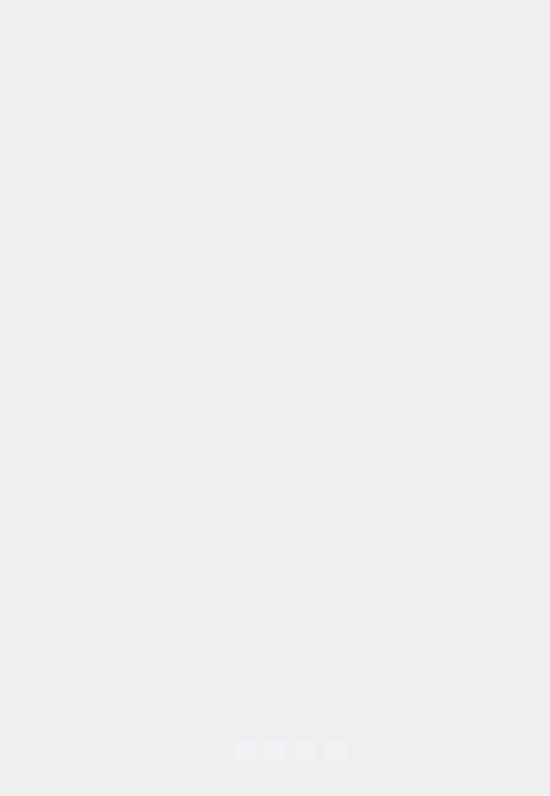
<?xml version="1.0" encoding="UTF-8"?>
<ui version="4.0">
 <class>Notation</class>
 <widget class="QMainWindow" name="Notation">
  <property name="geometry">
   <rect>
    <x>0</x>
    <y>0</y>
    <width>550</width>
    <height>796</height>
   </rect>
  </property>
  <property name="windowTitle">
   <string>MainWindow</string>
  </property>
  <widget class="QWidget" name="centralwidget">
   <widget class="QStackedWidget" name="stackedWidget">
    <property name="geometry">
     <rect>
      <x>0</x>
      <y>0</y>
      <width>550</width>
      <height>800</height>
     </rect>
    </property>
    <property name="currentIndex">
     <number>0</number>
    </property>
    <widget class="QWidget" name="page">
     <widget class="QLabel" name="label">
      <property name="geometry">
       <rect>
        <x>0</x>
        <y>0</y>
        <width>550</width>
        <height>800</height>
       </rect>
      </property>
      <property name="text">
       <string/>
      </property>
      <property name="pixmap">
       <pixmap>Слой 1.png</pixmap>
      </property>
     </widget>
     <widget class="QPushButton" name="pushButton_1_1">
      <property name="geometry">
       <rect>
        <x>235</x>
        <y>740</y>
        <width>21</width>
        <height>21</height>
       </rect>
      </property>
      <property name="styleSheet">
       <string notr="true">background-color:#F0F2F6;
border-radius: 5px;</string>
      </property>
      <property name="text">
       <string/>
      </property>
      <property name="icon">
       <iconset>
        <normaloff>Слой 2.png</normaloff>Слой 2.png</iconset>
      </property>
     </widget>
     <widget class="QPushButton" name="pushButton_1_2">
      <property name="geometry">
       <rect>
        <x>265</x>
        <y>740</y>
        <width>21</width>
        <height>21</height>
       </rect>
      </property>
      <property name="styleSheet">
       <string notr="true">background-color:#F0F2F6;
border-radius: 5px;</string>
      </property>
      <property name="text">
       <string/>
      </property>
      <property name="icon">
       <iconset>
        <normaloff>Слой 3.png</normaloff>Слой 3.png</iconset>
      </property>
     </widget>
     <widget class="QPushButton" name="pushButton_1_3">
      <property name="geometry">
       <rect>
        <x>295</x>
        <y>740</y>
        <width>21</width>
        <height>21</height>
       </rect>
      </property>
      <property name="styleSheet">
       <string notr="true">background-color:#F0F2F6;
border-radius: 5px;</string>
      </property>
      <property name="text">
       <string/>
      </property>
      <property name="icon">
       <iconset>
        <normaloff>Слой 3.png</normaloff>Слой 3.png</iconset>
      </property>
     </widget>
     <widget class="QPushButton" name="pushButton_1_4">
      <property name="geometry">
       <rect>
        <x>325</x>
        <y>740</y>
        <width>21</width>
        <height>21</height>
       </rect>
      </property>
      <property name="styleSheet">
       <string notr="true">background-color:#F0F2F6;
border-radius: 5px;</string>
      </property>
      <property name="text">
       <string/>
      </property>
      <property name="icon">
       <iconset>
        <normaloff>Слой 3.png</normaloff>Слой 3.png</iconset>
      </property>
     </widget>
    </widget>
    <widget class="QWidget" name="page_2">
     <widget class="QLabel" name="label_2">
      <property name="geometry">
       <rect>
        <x>0</x>
        <y>0</y>
        <width>550</width>
        <height>1921</height>
       </rect>
      </property>
      <property name="text">
       <string/>
      </property>
      <property name="pixmap">
       <pixmap>Слой 5.png</pixmap>
      </property>
     </widget>
     <widget class="QLineEdit" name="lineEdit_original_number_system">
      <property name="geometry">
       <rect>
        <x>340</x>
        <y>410</y>
        <width>151</width>
        <height>41</height>
       </rect>
      </property>
      <property name="font">
       <font>
        <pointsize>12</pointsize>
       </font>
      </property>
      <property name="alignment">
       <set>Qt::AlignCenter</set>
      </property>
     </widget>
     <widget class="QLineEdit" name="lineEdit_number">
      <property name="geometry">
       <rect>
        <x>60</x>
        <y>410</y>
        <width>151</width>
        <height>41</height>
       </rect>
      </property>
      <property name="font">
       <font>
        <pointsize>12</pointsize>
       </font>
      </property>
      <property name="layoutDirection">
       <enum>Qt::LeftToRight</enum>
      </property>
      <property name="styleSheet">
       <string notr="true"/>
      </property>
      <property name="alignment">
       <set>Qt::AlignCenter</set>
      </property>
     </widget>
     <widget class="QLineEdit" name="lineEdit_number_system_is_finite">
      <property name="geometry">
       <rect>
        <x>200</x>
        <y>570</y>
        <width>151</width>
        <height>41</height>
       </rect>
      </property>
      <property name="font">
       <font>
        <pointsize>12</pointsize>
       </font>
      </property>
      <property name="alignment">
       <set>Qt::AlignCenter</set>
      </property>
     </widget>
     <widget class="QPushButton" name="pushButton_2_2">
      <property name="geometry">
       <rect>
        <x>265</x>
        <y>740</y>
        <width>21</width>
        <height>21</height>
       </rect>
      </property>
      <property name="styleSheet">
       <string notr="true">background-color:#F0F2F6;
border-radius: 5px;</string>
      </property>
      <property name="text">
       <string/>
      </property>
      <property name="icon">
       <iconset>
        <normaloff>Слой 2.png</normaloff>Слой 2.png</iconset>
      </property>
     </widget>
     <widget class="QPushButton" name="pushButton_2_1">
      <property name="geometry">
       <rect>
        <x>235</x>
        <y>740</y>
        <width>21</width>
        <height>21</height>
       </rect>
      </property>
      <property name="styleSheet">
       <string notr="true">background-color:#F0F2F6;
border-radius: 5px;</string>
      </property>
      <property name="text">
       <string/>
      </property>
      <property name="icon">
       <iconset>
        <normaloff>Слой 3.png</normaloff>Слой 3.png</iconset>
      </property>
     </widget>
     <widget class="QPushButton" name="pushButton_2_3">
      <property name="geometry">
       <rect>
        <x>295</x>
        <y>740</y>
        <width>21</width>
        <height>21</height>
       </rect>
      </property>
      <property name="styleSheet">
       <string notr="true">background-color:#F0F2F6;
border-radius: 5px;</string>
      </property>
      <property name="text">
       <string/>
      </property>
      <property name="icon">
       <iconset>
        <normaloff>Слой 3.png</normaloff>Слой 3.png</iconset>
      </property>
     </widget>
     <widget class="QPushButton" name="pushButton_2_4">
      <property name="geometry">
       <rect>
        <x>325</x>
        <y>740</y>
        <width>21</width>
        <height>21</height>
       </rect>
      </property>
      <property name="styleSheet">
       <string notr="true">background-color:#F0F2F6;
border-radius: 5px;</string>
      </property>
      <property name="text">
       <string/>
      </property>
      <property name="icon">
       <iconset>
        <normaloff>Слой 3.png</normaloff>Слой 3.png</iconset>
      </property>
     </widget>
     <widget class="QPushButton" name="pushButton_count">
      <property name="geometry">
       <rect>
        <x>0</x>
        <y>620</y>
        <width>551</width>
        <height>91</height>
       </rect>
      </property>
      <property name="font">
       <font>
        <family>Arial</family>
        <pointsize>17</pointsize>
        <weight>75</weight>
        <bold>true</bold>
       </font>
      </property>
      <property name="styleSheet">
       <string notr="true">background-color:#787CD1;
color:white;
border-radius: 2px;</string>
      </property>
      <property name="text">
       <string>Посчитать</string>
      </property>
     </widget>
    </widget>
    <widget class="QWidget" name="page_3">
     <widget class="QLabel" name="label_3">
      <property name="geometry">
       <rect>
        <x>0</x>
        <y>0</y>
        <width>550</width>
        <height>800</height>
       </rect>
      </property>
      <property name="text">
       <string/>
      </property>
      <property name="pixmap">
       <pixmap>Слой 4.png</pixmap>
      </property>
     </widget>
     <widget class="QLabel" name="label_conclusion">
      <property name="geometry">
       <rect>
        <x>180</x>
        <y>130</y>
        <width>211</width>
        <height>51</height>
       </rect>
      </property>
      <property name="font">
       <font>
        <pointsize>25</pointsize>
        <weight>50</weight>
        <italic>false</italic>
        <bold>false</bold>
        <underline>false</underline>
        <strikeout>false</strikeout>
        <stylestrategy>PreferDefault</stylestrategy>
       </font>
      </property>
      <property name="styleSheet">
       <string notr="true">color: white;</string>
      </property>
      <property name="text">
       <string>Вывод</string>
      </property>
      <property name="alignment">
       <set>Qt::AlignCenter</set>
      </property>
     </widget>
     <widget class="QPushButton" name="pushButton_3_1">
      <property name="geometry">
       <rect>
        <x>235</x>
        <y>740</y>
        <width>21</width>
        <height>21</height>
       </rect>
      </property>
      <property name="styleSheet">
       <string notr="true">background-color:#F0F2F6;
border-radius: 5px;</string>
      </property>
      <property name="text">
       <string/>
      </property>
      <property name="icon">
       <iconset>
        <normaloff>Слой 3.png</normaloff>Слой 3.png</iconset>
      </property>
     </widget>
     <widget class="QPushButton" name="pushButton_3_2">
      <property name="geometry">
       <rect>
        <x>265</x>
        <y>740</y>
        <width>21</width>
        <height>21</height>
       </rect>
      </property>
      <property name="styleSheet">
       <string notr="true">background-color:#F0F2F6;
border-radius: 5px;</string>
      </property>
      <property name="text">
       <string/>
      </property>
      <property name="icon">
       <iconset>
        <normaloff>Слой 3.png</normaloff>Слой 3.png</iconset>
      </property>
     </widget>
     <widget class="QPushButton" name="pushButton_3_4">
      <property name="geometry">
       <rect>
        <x>325</x>
        <y>740</y>
        <width>21</width>
        <height>21</height>
       </rect>
      </property>
      <property name="styleSheet">
       <string notr="true">background-color:#F0F2F6;
border-radius: 5px;</string>
      </property>
      <property name="text">
       <string/>
      </property>
      <property name="icon">
       <iconset>
        <normaloff>Слой 3.png</normaloff>Слой 3.png</iconset>
      </property>
     </widget>
     <widget class="QPushButton" name="pushButton_3_3">
      <property name="geometry">
       <rect>
        <x>295</x>
        <y>740</y>
        <width>21</width>
        <height>21</height>
       </rect>
      </property>
      <property name="styleSheet">
       <string notr="true">background-color:#F0F2F6;
border-radius: 5px;</string>
      </property>
      <property name="text">
       <string/>
      </property>
      <property name="icon">
       <iconset>
        <normaloff>Слой 2.png</normaloff>Слой 2.png</iconset>
      </property>
     </widget>
    </widget>
    <widget class="QWidget" name="page_4">
     <widget class="QLabel" name="label_5">
      <property name="geometry">
       <rect>
        <x>0</x>
        <y>0</y>
        <width>550</width>
        <height>800</height>
       </rect>
      </property>
      <property name="text">
       <string/>
      </property>
      <property name="pixmap">
       <pixmap>Слой 6.png</pixmap>
      </property>
     </widget>
     <widget class="QPushButton" name="pushButton_4_1">
      <property name="geometry">
       <rect>
        <x>235</x>
        <y>740</y>
        <width>21</width>
        <height>21</height>
       </rect>
      </property>
      <property name="styleSheet">
       <string notr="true">background-color:#302B70;
border-radius: 5px;</string>
      </property>
      <property name="text">
       <string/>
      </property>
      <property name="icon">
       <iconset>
        <normaloff>Слой 7.png</normaloff>Слой 7.png</iconset>
      </property>
     </widget>
     <widget class="QPushButton" name="pushButton_4_2">
      <property name="geometry">
       <rect>
        <x>265</x>
        <y>740</y>
        <width>21</width>
        <height>21</height>
       </rect>
      </property>
      <property name="styleSheet">
       <string notr="true">background-color:#302B70;
border-radius: 5px;</string>
      </property>
      <property name="text">
       <string/>
      </property>
      <property name="icon">
       <iconset>
        <normaloff>Слой 7.png</normaloff>Слой 7.png</iconset>
      </property>
     </widget>
     <widget class="QPushButton" name="pushButton_4_3">
      <property name="geometry">
       <rect>
        <x>295</x>
        <y>740</y>
        <width>21</width>
        <height>21</height>
       </rect>
      </property>
      <property name="styleSheet">
       <string notr="true">background-color:#302B70;
border-radius: 5px;</string>
      </property>
      <property name="text">
       <string/>
      </property>
      <property name="icon">
       <iconset>
        <normaloff>Слой 7.png</normaloff>Слой 7.png</iconset>
      </property>
     </widget>
     <widget class="QPushButton" name="pushButton_4_4">
      <property name="geometry">
       <rect>
        <x>325</x>
        <y>740</y>
        <width>21</width>
        <height>21</height>
       </rect>
      </property>
      <property name="styleSheet">
       <string notr="true">background-color:#302B70;
border-radius: 5px;</string>
      </property>
      <property name="text">
       <string/>
      </property>
      <property name="icon">
       <iconset>
        <normaloff>Слой 8.png</normaloff>Слой 8.png</iconset>
      </property>
     </widget>
    </widget>
   </widget>
  </widget>
 </widget>
 <resources/>
 <connections/>
</ui>
